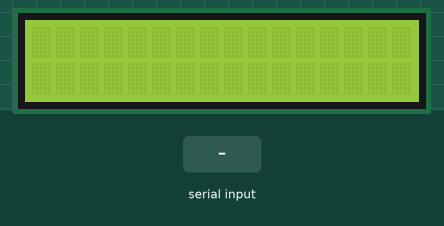
Recording of a sketch running on a simulated Arduino Uno, built with avr-gcc and run on an emulated ATmega328P. Parts: 16×2 character LCD. The test bench sets the inputs (shaded band). What the sketch prints to the serial monitor is not drawn.

Above: at 1.2 s.
1.3 s: "1" received over Serial
At 3.5 s:
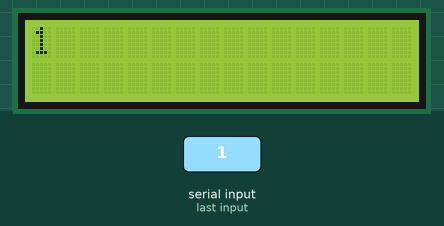
3.8 s: "0" received over Serial
At 5.5 s:
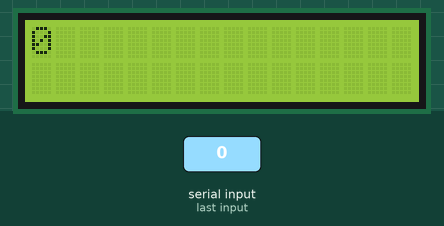
6.3 s: "2" received over Serial
At 8.6 s:
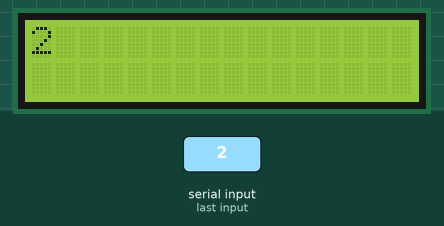
Timing chart, 0 to 10.1 s (numbered marks = the images above; inputs shaded):
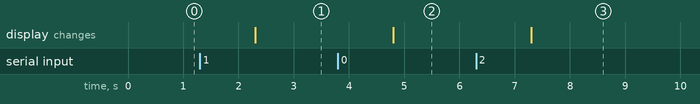

The sketch:

sketch_apr17a.ino
```cpp
#include <LiquidCrystal.h>
LiquidCrystal lcd(8, 9, 4, 5, 6, 7);
String napis;
void setup() {
  Serial.begin(9600);
  lcd.begin(16,2);

}

void loop() {

  if( Serial.available() > 0){
    napis = Serial.readString();
    Serial.println(napis);
    lcd.clear();
  }
  for(int i = 0;i < napis.length();i++)
  {
     lcd.setCursor(i+0,0);
    lcd.print(napis.charAt(i));

  }

}
```

Measured:
- after the input at 1.3 s, the display: changes after 1.0 s (image 1)
- after the input at 3.8 s, the display: changes after 1.0 s (image 2)
- after the input at 6.3 s, the display: changes after 1.0 s (image 3)
